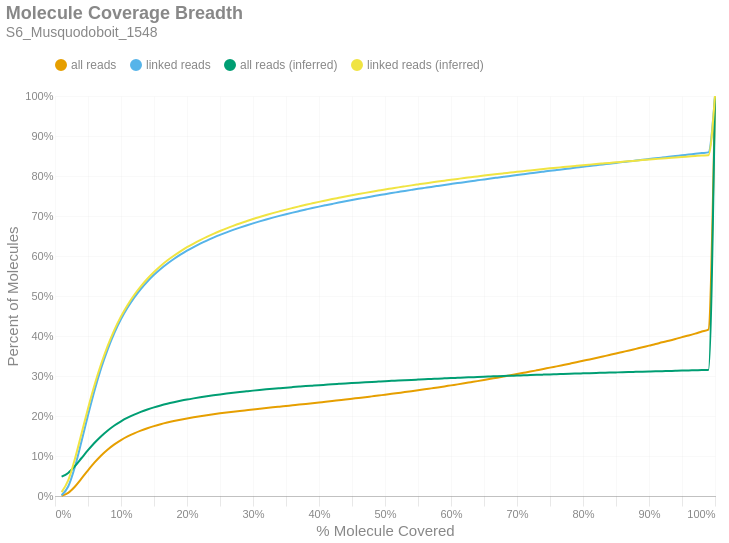

The notebook cell this image was saved under:
### Markdown cell above
### Molecule Read Coverage
This chart shows molecule coverage breadth as computed by the number of bases aligned to that molecule. In other words, "*how much of each unique long molecule is actually sequenced/aligned?*" Keep in mind there is a distinction between sequences and alignments, since some sequences belonging to a particular molecule may not align well and wouldn't appear in the alignment data. This chart also shows molecule coverage breadth as computed by the *inferred fragment* from which the aligned sequences originate. Unlike read coverage, this calculation takes into account the total insert size, including unsequenced gaps between the forward and reverse reads. Like the previous figures, these are cumulative percents.

### Code cell
if SKIPLR:
    print_html(f"Skipped")
else:
    binned_df = consolidated_hist(valids['coverage_bp'], mask, 0.01, True)
    binned_df_inf = consolidated_hist(valids['coverage_inserts'], mask, 0.01, True)
    binned_df = binned_df.with_columns(pl.lit(binned_df_inf['all reads (cumsum)']).alias('all reads (inferred)'))
    binned_df = binned_df.with_columns(pl.lit(binned_df_inf['linked reads (cumsum)']).alias('linked reads (inferred)'))
    binned_df = binned_df.with_columns(
        (pl.col('bin').cast(pl.Float64) + 0.01).alias('right_edge')
    )

    with SafeRender(binned_df):
        (
            density_plot(binned_df, 'Molecule Coverage Breadth', samplename, 'molcov', ['all reads (inferred)','linked reads (inferred)'])
            .encode(
                #x=alt.X('bin:Q', title="% Molecule Covered").axis(format = '%').scale(padding=0),
                x=alt.X('right_edge:Q', title="% Molecule Covered").axis(format='%').scale(padding=0),
                y=alt.Y('value:Q', title='Percent of Molecules')
                    .axis(format='%')
                    .stack(False)
                    .scale(domainMin=0, padding=0),
                color=alt.Color("key:N").scale(domain = ["all reads", "linked reads", "all reads (inferred)", "linked reads (inferred)"]),
                tooltip = [
                    alt.Tooltip("key:N", title = "Data Type"),
                    alt.Tooltip("range_label:N", title="% Molecule Covered"),
                    alt.Tooltip("value:Q", format = ".2%", title="% Molecules")
                ]
            )
        ).display()

### Figure 1 — Vega-Lite specification as saved in the notebook (floating-point values rounded to 4 significant figures)
{"width": "container", "height": 400, "config": {"title": {"anchor": "start", "dy": -15, "fontSize": 18, "color": "#888888", "subtitleColor": "#888888", "subtitleFontSize": 14}, "arc": {"fill": "#0072B2"}, "axis": {"domainColor": "#888888", "domainWidth": 0.5, "gridWidth": 0.2, "grid": false, "titleFontWeight": 400, "titleFontSize": 15, "labelFontSize": 11, "labelColor": "#888888", "tickColor": "#888888", "tickWidth": 0.2, "titleColor": "#888888"}, "axisBand": {"grid": false}, "axisX": {"grid": true, "tickSize": 10, "domainCap": "round"}, "axisY": {"domain": false, "grid": true, "tickSize": 0, "domainCap": "round"}, "background": "transparent", "header": {"labelFontSize": 15, "labelColor": "#888888", "titleFontSize": 15, "titleFontWeight": 600, "titleColor": "#888888"}, "legend": {"labelFont": "sans-serif", "labelFontSize": 12, "labelColor": "#888888", "symbolSize": 100, "symbolType": "circle", "titleFontSize": 12, "titlePadding": 10, "titleColor": "#888888", "title": null, "orient": "top"}, "range": {"category": ["#E69F00", "#56B4E9", "#009E73", "#F0E442", "#0072B2", "#D55E00", "#CC79A7", "#000000"], "diverging": ["#cfe8f3", "#a2d4ec", "#73bfe2", "#46abdb", "#1696d2", "#12719e"]}, "area": {"fill": "#0072B2", "fillOpacity": 0.7, "line": true, "strokeOpacity": 0.7}, "line": {"color": "#0072B2", "stroke": "#0072B2", "strokeWidth": 2}, "trail": {"color": "#0072B2", "stroke": "#0072B2", "strokeWidth": 0, "size": 1}, "point": {"filled": true, "fillOpacity": 1.0, "size": 95}, "text": {"color": "#888888", "fontSize": 11, "align": "right", "fontWeight": 400, "size": 11}, "bar": {"fill": "#0072B2", "stroke": null}, "view": {"stroke": null, "continuousWidth": 660, "continuousHeight": 400}}, "data": {"name": "data-b15844b968134de66192d024b0b711a8"}, "mark": {"type": "line", "interpolate": "monotone", "point": {"opacity": 0, "size": 275}}, "encoding": {"color": {"field": "key", "scale": {"domain": ["all reads", "linked reads", "all reads (inferred)", "linked reads (inferred)"]}, "type": "nominal"}, "tooltip": [{"field": "key", "title": "Data Type", "type": "nominal"}, {"field": "range_label", "title": "% Molecule Covered", "type": "nominal"}, {"field": "value", "format": ".2%", "title": "% Molecules", "type": "quantitative"}], "x": {"axis": {"format": "%"}, "field": "right_edge", "scale": {"padding": 0}, "title": "% Molecule Covered", "type": "quantitative"}, "y": {"axis": {"format": "%"}, "field": "value", "scale": {"domainMin": 0, "padding": 0}, "stack": false, "title": "Percent of Molecules", "type": "quantitative"}}, "params": [{"name": "param_c36ac31b6afebe62", "select": {"type": "point", "fields": ["key"]}, "bind": "legend"}], "title": {"text": "Molecule Coverage Breadth", "subtitle": "S6_Musquodoboit_1548"}, "transform": [{"fold": ["all reads (cumsum)", "linked reads (cumsum)", "all reads (inferred)", "linked reads (inferred)"]}, {"calculate": "replace(datum.key, ' (cumsum)', '')", "as": "key"}, {"filter": {"param": "param_c36ac31b6afebe62"}}], "usermeta": {"embedOptions": {"downloadFileName": "S6_Musquodoboit_1548.molcov"}}, "$schema": "https://vega.github.io/schema/vega-lite/v6.1.0.json", "datasets": {"data-b15844b968134de66192d024b0b711a8": [{"bin": "0.0", "interval": "0.0-0.01", "all reads": 0.0007915, "linked reads": 0.002058, "all reads (cumsum)": 0.0007915, "linked reads (cumsum)": 0.002058, "range_label": "0.0-0.01", "all reads (inferred)": 0.0483, "linked reads (inferred)": 0.009877, "right_edge": 0.01}, {"bin": "0.01", "interval": "0.01-0.02", "all reads": 0.007069, "linked reads": 0.02175, "all reads (cumsum)": 0.00786, "linked reads (cumsum)": 0.0238, "range_label": "0.01-0.02", "all reads (inferred)": 0.05769, "linked reads (inferred)": 0.03895, "right_edge": 0.02}, {"bin": "0.02", "interval": "0.02-0.03", "all reads": 0.01534, "linked reads": 0.04826, "all reads (cumsum)": 0.0232, "linked reads (cumsum)": 0.07206, "range_label": "0.02-0.03", "all reads (inferred)": 0.07441, "linked reads (inferred)": 0.09169, "right_edge": 0.03}, {"bin": "0.03", "interval": "0.03-0.04", "all reads": 0.02004, "linked reads": 0.0634, "all reads (cumsum)": 0.04324, "linked reads (cumsum)": 0.1355, "range_label": "0.03-0.04", "all reads (inferred)": 0.09437, "linked reads (inferred)": 0.155, "right_edge": 0.04}, {"bin": "0.04", "interval": "0.04-0.05", "all reads": 0.02091, "linked reads": 0.06639, "all reads (cumsum)": 0.06415, "linked reads (cumsum)": 0.2019, "range_label": "0.04-0.05", "all reads (inferred)": 0.1145, "linked reads (inferred)": 0.219, "right_edge": 0.05}, {"bin": "0.05", "interval": "0.05-0.06", "all reads": 0.01971, "linked reads": 0.0626, "all reads (cumsum)": 0.08386, "linked reads (cumsum)": 0.2644, "range_label": "0.05-0.06", "all reads (inferred)": 0.1331, "linked reads (inferred)": 0.2782, "right_edge": 0.06}, {"bin": "0.06", "interval": "0.06-0.07", "all reads": 0.01745, "linked reads": 0.05545, "all reads (cumsum)": 0.1013, "linked reads (cumsum)": 0.3199, "range_label": "0.06-0.07", "all reads (inferred)": 0.1495, "linked reads (inferred)": 0.3306, "right_edge": 0.07}, {"bin": "0.07", "interval": "0.07-0.08", "all reads": 0.01491, "linked reads": 0.04739, "all reads (cumsum)": 0.1162, "linked reads (cumsum)": 0.3673, "range_label": "0.07-0.08", "all reads (inferred)": 0.1639, "linked reads (inferred)": 0.3762, "right_edge": 0.08}, {"bin": "0.08", "interval": "0.08-0.09", "all reads": 0.01273, "linked reads": 0.04046, "all reads (cumsum)": 0.129, "linked reads (cumsum)": 0.4077, "range_label": "0.08-0.09", "all reads (inferred)": 0.1762, "linked reads (inferred)": 0.4155, "right_edge": 0.09}, {"bin": "0.09", "interval": "0.09-0.1", "all reads": 0.01084, "linked reads": 0.03441, "all reads (cumsum)": 0.1398, "linked reads (cumsum)": 0.4421, "range_label": "0.09-0.1", "all reads (inferred)": 0.1868, "linked reads (inferred)": 0.449, "right_edge": 0.1}, {"bin": "0.1", "interval": "0.1-0.11", "all reads": 0.00913, "linked reads": 0.02897, "all reads (cumsum)": 0.1489, "linked reads (cumsum)": 0.4711, "range_label": "0.1-0.11", "all reads (inferred)": 0.1957, "linked reads (inferred)": 0.4776, "right_edge": 0.11}, {"bin": "0.11", "interval": "0.11-0.12", "all reads": 0.007847, "linked reads": 0.0249, "all reads (cumsum)": 0.1568, "linked reads (cumsum)": 0.496, "range_label": "0.11-0.12", "all reads (inferred)": 0.2035, "linked reads (inferred)": 0.5025, "right_edge": 0.12}, {"bin": "0.12", "interval": "0.12-0.13", "all reads": 0.006787, "linked reads": 0.02148, "all reads (cumsum)": 0.1636, "linked reads (cumsum)": 0.5175, "range_label": "0.12-0.13", "all reads (inferred)": 0.2103, "linked reads (inferred)": 0.524, "right_edge": 0.13}, {"bin": "0.13", "interval": "0.13-0.14", "all reads": 0.005926, "linked reads": 0.01876, "all reads (cumsum)": 0.1695, "linked reads (cumsum)": 0.5363, "range_label": "0.13-0.14", "all reads (inferred)": 0.2163, "linked reads (inferred)": 0.5431, "right_edge": 0.14}, {"bin": "0.14", "interval": "0.14-0.15", "all reads": 0.005271, "linked reads": 0.01666, "all reads (cumsum)": 0.1748, "linked reads (cumsum)": 0.5529, "range_label": "0.14-0.15", "all reads (inferred)": 0.2217, "linked reads (inferred)": 0.5601, "right_edge": 0.15}, {"bin": "0.15", "interval": "0.15-0.16", "all reads": 0.004646, "linked reads": 0.01466, "all reads (cumsum)": 0.1794, "linked reads (cumsum)": 0.5676, "range_label": "0.15-0.16", "all reads (inferred)": 0.2264, "linked reads (inferred)": 0.5751, "right_edge": 0.16}, {"bin": "0.16", "interval": "0.16-0.17", "all reads": 0.004131, "linked reads": 0.01302, "all reads (cumsum)": 0.1835, "linked reads (cumsum)": 0.5806, "range_label": "0.16-0.17", "all reads (inferred)": 0.2306, "linked reads (inferred)": 0.5885, "right_edge": 0.17}, {"bin": "0.17", "interval": "0.17-0.18", "all reads": 0.003765, "linked reads": 0.01186, "all reads (cumsum)": 0.1873, "linked reads (cumsum)": 0.5925, "range_label": "0.17-0.18", "all reads (inferred)": 0.2344, "linked reads (inferred)": 0.6005, "right_edge": 0.18}, {"bin": "0.18", "interval": "0.18-0.19", "all reads": 0.003449, "linked reads": 0.01085, "all reads (cumsum)": 0.1907, "linked reads (cumsum)": 0.6033, "range_label": "0.18-0.19", "all reads (inferred)": 0.2379, "linked reads (inferred)": 0.6117, "right_edge": 0.19}, {"bin": "0.19", "interval": "0.19-0.2", "all reads": 0.003198, "linked reads": 0.01001, "all reads (cumsum)": 0.1939, "linked reads (cumsum)": 0.6133, "range_label": "0.19-0.2", "all reads (inferred)": 0.2412, "linked reads (inferred)": 0.622, "right_edge": 0.2}, {"bin": "0.2", "interval": "0.2-0.21", "all reads": 0.002893, "linked reads": 0.009056, "all reads (cumsum)": 0.1968, "linked reads (cumsum)": 0.6224, "range_label": "0.2-0.21", "all reads (inferred)": 0.2441, "linked reads (inferred)": 0.6312, "right_edge": 0.21}, {"bin": "0.21", "interval": "0.21-0.22", "all reads": 0.002711, "linked reads": 0.008451, "all reads (cumsum)": 0.1995, "linked reads (cumsum)": 0.6308, "range_label": "0.21-0.22", "all reads (inferred)": 0.2468, "linked reads (inferred)": 0.6398, "right_edge": 0.22}, {"bin": "0.22", "interval": "0.22-0.23", "all reads": 0.002513, "linked reads": 0.007825, "all reads (cumsum)": 0.2021, "linked reads (cumsum)": 0.6387, "range_label": "0.22-0.23", "all reads (inferred)": 0.2493, "linked reads (inferred)": 0.6478, "right_edge": 0.23}, {"bin": "0.23", "interval": "0.23-0.24", "all reads": 0.002354, "linked reads": 0.007283, "all reads (cumsum)": 0.2044, "linked reads (cumsum)": 0.6459, "range_label": "0.23-0.24", "all reads (inferred)": 0.2517, "linked reads (inferred)": 0.6553, "right_edge": 0.24}, {"bin": "0.24", "interval": "0.24-0.25", "all reads": 0.002221, "linked reads": 0.006847, "all reads (cumsum)": 0.2066, "linked reads (cumsum)": 0.6528, "range_label": "0.24-0.25", "all reads (inferred)": 0.2539, "linked reads (inferred)": 0.6624, "right_edge": 0.25}, {"bin": "0.25", "interval": "0.25-0.26", "all reads": 0.002104, "linked reads": 0.006418, "all reads (cumsum)": 0.2087, "linked reads (cumsum)": 0.6592, "range_label": "0.25-0.26", "all reads (inferred)": 0.2561, "linked reads (inferred)": 0.6691, "right_edge": 0.26}, {"bin": "0.26", "interval": "0.26-0.27", "all reads": 0.001984, "linked reads": 0.006015, "all reads (cumsum)": 0.2107, "linked reads (cumsum)": 0.6652, "range_label": "0.26-0.27", "all reads (inferred)": 0.258, "linked reads (inferred)": 0.6754, "right_edge": 0.27}, {"bin": "0.27", "interval": "0.27-0.28", "all reads": 0.001893, "linked reads": 0.005666, "all reads (cumsum)": 0.2126, "linked reads (cumsum)": 0.6709, "range_label": "0.27-0.28", "all reads (inferred)": 0.2599, "linked reads (inferred)": 0.6813, "right_edge": 0.28}, {"bin": "0.28", "interval": "0.28-0.29", "all reads": 0.00185, "linked reads": 0.005443, "all reads (cumsum)": 0.2145, "linked reads (cumsum)": 0.6763, "range_label": "0.28-0.29", "all reads (inferred)": 0.2617, "linked reads (inferred)": 0.6869, "right_edge": 0.29}, {"bin": "0.29", "interval": "0.29-0.3", "all reads": 0.001843, "linked reads": 0.005249, "all reads (cumsum)": 0.2163, "linked reads (cumsum)": 0.6816, "range_label": "0.29-0.3", "all reads (inferred)": 0.2634, "linked reads (inferred)": 0.6924, "right_edge": 0.3}, {"bin": "0.3", "interval": "0.3-0.31", "all reads": 0.001783, "linked reads": 0.004958, "all reads (cumsum)": 0.2181, "linked reads (cumsum)": 0.6865, "range_label": "0.3-0.31", "all reads (inferred)": 0.2651, "linked reads (inferred)": 0.6975, "right_edge": 0.31}, {"bin": "0.31", "interval": "0.31-0.32", "all reads": 0.001774, "linked reads": 0.004754, "all reads (cumsum)": 0.2199, "linked reads (cumsum)": 0.6913, "range_label": "0.31-0.32", "all reads (inferred)": 0.2666, "linked reads (inferred)": 0.7024, "right_edge": 0.32}, {"bin": "0.32", "interval": "0.32-0.33", "all reads": 0.001755, "linked reads": 0.004571, "all reads (cumsum)": 0.2216, "linked reads (cumsum)": 0.6959, "range_label": "0.32-0.33", "all reads (inferred)": 0.2681, "linked reads (inferred)": 0.7071, "right_edge": 0.33}, {"bin": "0.33", "interval": "0.33-0.34", "all reads": 0.001729, "linked reads": 0.004373, "all reads (cumsum)": 0.2233, "linked reads (cumsum)": 0.7002, "range_label": "0.33-0.34", "all reads (inferred)": 0.2695, "linked reads (inferred)": 0.7116, "right_edge": 0.34}, {"bin": "0.34", "interval": "0.34-0.35", "all reads": 0.001722, "linked reads": 0.004179, "all reads (cumsum)": 0.2251, "linked reads (cumsum)": 0.7044, "range_label": "0.34-0.35", "all reads (inferred)": 0.2709, "linked reads (inferred)": 0.7159, "right_edge": 0.35}, {"bin": "0.35", "interval": "0.35-0.36", "all reads": 0.001727, "linked reads": 0.004035, "all reads (cumsum)": 0.2268, "linked reads (cumsum)": 0.7084, "range_label": "0.35-0.36", "all reads (inferred)": 0.2722, "linked reads (inferred)": 0.72, "right_edge": 0.36}, {"bin": "0.36", "interval": "0.36-0.37", "all reads": 0.001717, "linked reads": 0.003867, "all reads (cumsum)": 0.2285, "linked reads (cumsum)": 0.7123, "range_label": "0.36-0.37", "all reads (inferred)": 0.2735, "linked reads (inferred)": 0.724, "right_edge": 0.37}, {"bin": "0.37", "interval": "0.37-0.38", "all reads": 0.001754, "linked reads": 0.003793, "all reads (cumsum)": 0.2303, "linked reads (cumsum)": 0.7161, "range_label": "0.37-0.38", "all reads (inferred)": 0.2747, "linked reads (inferred)": 0.7279, "right_edge": 0.38}, {"bin": "0.38", "interval": "0.38-0.39", "all reads": 0.001801, "linked reads": 0.003768, "all reads (cumsum)": 0.2321, "linked reads (cumsum)": 0.7199, "range_label": "0.38-0.39", "all reads (inferred)": 0.2759, "linked reads (inferred)": 0.7316, "right_edge": 0.39}, {"bin": "0.39", "interval": "0.39-0.4", "all reads": 0.001804, "linked reads": 0.00361, "all reads (cumsum)": 0.2339, "linked reads (cumsum)": 0.7235, "range_label": "0.39-0.4", "all reads (inferred)": 0.2771, "linked reads (inferred)": 0.7353, "right_edge": 0.4}, {"bin": "0.4", "interval": "0.4-0.41", "all reads": 0.001785, "linked reads": 0.003428, "all reads (cumsum)": 0.2357, "linked reads (cumsum)": 0.7269, "range_label": "0.4-0.41", "all reads (inferred)": 0.2782, "linked reads (inferred)": 0.7388, "right_edge": 0.41}, {"bin": "0.41", "interval": "0.41-0.42", "all reads": 0.001823, "linked reads": 0.003346, "all reads (cumsum)": 0.2375, "linked reads (cumsum)": 0.7303, "range_label": "0.41-0.42", "all reads (inferred)": 0.2793, "linked reads (inferred)": 0.7423, "right_edge": 0.42}, {"bin": "0.42", "interval": "0.42-0.43", "all reads": 0.001871, "linked reads": 0.003299, "all reads (cumsum)": 0.2394, "linked reads (cumsum)": 0.7336, "range_label": "0.42-0.43", "all reads (inferred)": 0.2803, "linked reads (inferred)": 0.7455, "right_edge": 0.43}, {"bin": "0.43", "interval": "0.43-0.44", "all reads": 0.00186, "linked reads": 0.003125, "all reads (cumsum)": 0.2412, "linked reads (cumsum)": 0.7367, "range_label": "0.43-0.44", "all reads (inferred)": 0.2814, "linked reads (inferred)": 0.7488, "right_edge": 0.44}, {"bin": "0.44", "interval": "0.44-0.45", "all reads": 0.001933, "linked reads": 0.003158, "all reads (cumsum)": 0.2431, "linked reads (cumsum)": 0.7398, "range_label": "0.44-0.45", "all reads (inferred)": 0.2824, "linked reads (inferred)": 0.7519, "right_edge": 0.45}, {"bin": "0.45", "interval": "0.45-0.46", "all reads": 0.001943, "linked reads": 0.003044, "all reads (cumsum)": 0.2451, "linked reads (cumsum)": 0.7429, "range_label": "0.45-0.46", "all reads (inferred)": 0.2833, "linked reads (inferred)": 0.7549, "right_edge": 0.46}, {"bin": "0.46", "interval": "0.46-0.47", "all reads": 0.001932, "linked reads": 0.002961, "all reads (cumsum)": 0.247, "linked reads (cumsum)": 0.7458, "range_label": "0.46-0.47", "all reads (inferred)": 0.2843, "linked reads (inferred)": 0.7578, "right_edge": 0.47}, {"bin": "0.47", "interval": "0.47-0.48", "all reads": 0.002034, "linked reads": 0.002979, "all reads (cumsum)": 0.2491, "linked reads (cumsum)": 0.7488, "range_label": "0.47-0.48", "all reads (inferred)": 0.2852, "linked reads (inferred)": 0.7607, "right_edge": 0.48}, {"bin": "0.48", "interval": "0.48-0.49", "all reads": 0.002021, "linked reads": 0.002859, "all reads (cumsum)": 0.2511, "linked reads (cumsum)": 0.7517, "range_label": "0.48-0.49", "all reads (inferred)": 0.2861, "linked reads (inferred)": 0.7635, "right_edge": 0.49}, {"bin": "0.49", "interval": "0.49-0.5", "all reads": 0.002243, "linked reads": 0.002935, "all reads (cumsum)": 0.2533, "linked reads (cumsum)": 0.7546, "range_label": "0.49-0.5", "all reads (inferred)": 0.287, "linked reads (inferred)": 0.7663, "right_edge": 0.5}, {"bin": "0.5", "interval": "0.5-0.51", "all reads": 0.002025, "linked reads": 0.002726, "all reads (cumsum)": 0.2553, "linked reads (cumsum)": 0.7573, "range_label": "0.5-0.51", "all reads (inferred)": 0.2878, "linked reads (inferred)": 0.7689, "right_edge": 0.51}, {"bin": "0.51", "interval": "0.51-0.52", "all reads": 0.002198, "linked reads": 0.002673, "all reads (cumsum)": 0.2575, "linked reads (cumsum)": 0.76, "range_label": "0.51-0.52", "all reads (inferred)": 0.2887, "linked reads (inferred)": 0.7715, "right_edge": 0.52}, {"bin": "0.52", "interval": "0.52-0.53", "all reads": 0.002189, "linked reads": 0.002679, "all reads (cumsum)": 0.2597, "linked reads (cumsum)": 0.7627, "range_label": "0.52-0.53", "all reads (inferred)": 0.2895, "linked reads (inferred)": 0.7741, "right_edge": 0.53}, {"bin": "0.53", "interval": "0.53-0.54", "all reads": 0.002262, "linked reads": 0.002603, "all reads (cumsum)": 0.262, "linked reads (cumsum)": 0.7653, "range_label": "0.53-0.54", "all reads (inferred)": 0.2903, "linked reads (inferred)": 0.7766, "right_edge": 0.54}, {"bin": "0.54", "interval": "0.54-0.55", "all reads": 0.002307, "linked reads": 0.002566, "all reads (cumsum)": 0.2643, "linked reads (cumsum)": 0.7679, "range_label": "0.54-0.55", "all reads (inferred)": 0.2911, "linked reads (inferred)": 0.779, "right_edge": 0.55}, {"bin": "0.55", "interval": "0.55-0.56", "all reads": 0.002349, "linked reads": 0.002456, "all reads (cumsum)": 0.2666, "linked reads (cumsum)": 0.7703, "range_label": "0.55-0.56", "all reads (inferred)": 0.2919, "linked reads (inferred)": 0.7815, "right_edge": 0.56}, {"bin": "0.56", "interval": "0.56-0.57", "all reads": 0.002425, "linked reads": 0.002457, "all reads (cumsum)": 0.2691, "linked reads (cumsum)": 0.7728, "range_label": "0.56-0.57", "all reads (inferred)": 0.2926, "linked reads (inferred)": 0.7837, "right_edge": 0.57}, {"bin": "0.57", "interval": "0.57-0.58", "all reads": 0.002412, "linked reads": 0.002425, "all reads (cumsum)": 0.2715, "linked reads (cumsum)": 0.7752, "range_label": "0.57-0.58", "all reads (inferred)": 0.2934, "linked reads (inferred)": 0.7861, "right_edge": 0.58}, {"bin": "0.58", "interval": "0.58-0.59", "all reads": 0.002488, "linked reads": 0.002416, "all reads (cumsum)": 0.274, "linked reads (cumsum)": 0.7776, "range_label": "0.58-0.59", "all reads (inferred)": 0.2941, "linked reads (inferred)": 0.7883, "right_edge": 0.59}, {"bin": "0.59", "interval": "0.59-0.6", "all reads": 0.002587, "linked reads": 0.002345, "all reads (cumsum)": 0.2766, "linked reads (cumsum)": 0.78, "range_label": "0.59-0.6", "all reads (inferred)": 0.2948, "linked reads (inferred)": 0.7906, "right_edge": 0.6}, {"bin": "0.6", "interval": "0.6-0.61", "all reads": 0.00252, "linked reads": 0.002328, "all reads (cumsum)": 0.2791, "linked reads (cumsum)": 0.7823, "range_label": "0.6-0.61", "all reads (inferred)": 0.2955, "linked reads (inferred)": 0.7928, "right_edge": 0.61}, {"bin": "0.61", "interval": "0.61-0.62", "all reads": 0.002648, "linked reads": 0.00227, "all reads (cumsum)": 0.2817, "linked reads (cumsum)": 0.7846, "range_label": "0.61-0.62", "all reads (inferred)": 0.2962, "linked reads (inferred)": 0.7949, "right_edge": 0.62}, {"bin": "0.62", "interval": "0.62-0.63", "all reads": 0.002743, "linked reads": 0.002332, "all reads (cumsum)": 0.2845, "linked reads (cumsum)": 0.7869, "range_label": "0.62-0.63", "all reads (inferred)": 0.2969, "linked reads (inferred)": 0.7969, "right_edge": 0.63}, {"bin": "0.63", "interval": "0.63-0.64", "all reads": 0.002737, "linked reads": 0.002246, "all reads (cumsum)": 0.2872, "linked reads (cumsum)": 0.7891, "range_label": "0.63-0.64", "all reads (inferred)": 0.2975, "linked reads (inferred)": 0.799, "right_edge": 0.64}, {"bin": "0.64", "interval": "0.64-0.65", "all reads": 0.002816, "linked reads": 0.002259, "all reads (cumsum)": 0.29, "linked reads (cumsum)": 0.7914, "range_label": "0.64-0.65", "all reads (inferred)": 0.2982, "linked reads (inferred)": 0.801, "right_edge": 0.65}, {"bin": "0.65", "interval": "0.65-0.66", "all reads": 0.002905, "linked reads": 0.002248, "all reads (cumsum)": 0.2929, "linked reads (cumsum)": 0.7936, "range_label": "0.65-0.66", "all reads (inferred)": 0.2988, "linked reads (inferred)": 0.803, "right_edge": 0.66}, {"bin": "0.66", "interval": "0.66-0.67", "all reads": 0.00288, "linked reads": 0.00222, "all reads (cumsum)": 0.2958, "linked reads (cumsum)": 0.7959, "range_label": "0.66-0.67", "all reads (inferred)": 0.2995, "linked reads (inferred)": 0.805, "right_edge": 0.67}, {"bin": "0.67", "interval": "0.67-0.68", "all reads": 0.002945, "linked reads": 0.002213, "all reads (cumsum)": 0.2988, "linked reads (cumsum)": 0.7981, "range_label": "0.67-0.68", "all reads (inferred)": 0.3, "linked reads (inferred)": 0.8068, "right_edge": 0.68}, {"bin": "0.68", "interval": "0.68-0.69", "all reads": 0.002978, "linked reads": 0.002206, "all reads (cumsum)": 0.3017, "linked reads (cumsum)": 0.8003, "range_label": "0.68-0.69", "all reads (inferred)": 0.3006, "linked reads (inferred)": 0.8086, "right_edge": 0.69}, {"bin": "0.69", "interval": "0.69-0.7", "all reads": 0.003097, "linked reads": 0.002188, "all reads (cumsum)": 0.3048, "linked reads (cumsum)": 0.8025, "range_label": "0.69-0.7", "all reads (inferred)": 0.3012, "linked reads (inferred)": 0.8104, "right_edge": 0.7}, {"bin": "0.7", "interval": "0.7-0.71", "all reads": 0.00308, "linked reads": 0.002116, "all reads (cumsum)": 0.3079, "linked reads (cumsum)": 0.8046, "range_label": "0.7-0.71", "all reads (inferred)": 0.3018, "linked reads (inferred)": 0.8122, "right_edge": 0.71}, {"bin": "0.71", "interval": "0.71-0.72", "all reads": 0.003083, "linked reads": 0.002083, "all reads (cumsum)": 0.311, "linked reads (cumsum)": 0.8067, "range_label": "0.71-0.72", "all reads (inferred)": 0.3024, "linked reads (inferred)": 0.814, "right_edge": 0.72}, {"bin": "0.72", "interval": "0.72-0.73", "all reads": 0.003213, "linked reads": 0.002056, "all reads (cumsum)": 0.3142, "linked reads (cumsum)": 0.8087, "range_label": "0.72-0.73", "all reads (inferred)": 0.3029, "linked reads (inferred)": 0.8157, "right_edge": 0.73}, {"bin": "0.73", "interval": "0.73-0.74", "all reads": 0.003246, "linked reads": 0.002118, "all reads (cumsum)": 0.3175, "linked reads (cumsum)": 0.8108, "range_label": "0.73-0.74", "all reads (inferred)": 0.3035, "linked reads (inferred)": 0.8174, "right_edge": 0.74}, {"bin": "0.74", "interval": "0.74-0.75", "all reads": 0.003454, "linked reads": 0.002139, "all reads (cumsum)": 0.3209, "linked reads (cumsum)": 0.813, "range_label": "0.74-0.75", "all reads (inferred)": 0.3041, "linked reads (inferred)": 0.8191, "right_edge": 0.75}, {"bin": "0.75", "interval": "0.75-0.76", "all reads": 0.003201, "linked reads": 0.002004, "all reads (cumsum)": 0.3241, "linked reads (cumsum)": 0.815, "range_label": "0.75-0.76", "all reads (inferred)": 0.3046, "linked reads (inferred)": 0.8207, "right_edge": 0.76}, {"bin": "0.76", "interval": "0.76-0.77", "all reads": 0.003354, "linked reads": 0.001961, "all reads (cumsum)": 0.3275, "linked reads (cumsum)": 0.817, "range_label": "0.76-0.77", "all reads (inferred)": 0.3051, "linked reads (inferred)": 0.8224, "right_edge": 0.77}, {"bin": "0.77", "interval": "0.77-0.78", "all reads": 0.003412, "linked reads": 0.002045, "all reads (cumsum)": 0.3309, "linked reads (cumsum)": 0.819, "range_label": "0.77-0.78", "all reads (inferred)": 0.3056, "linked reads (inferred)": 0.824, "right_edge": 0.78}, {"bin": "0.78", "interval": "0.78-0.79", "all reads": 0.003467, "linked reads": 0.002009, "all reads (cumsum)": 0.3343, "linked reads (cumsum)": 0.821, "range_label": "0.78-0.79", "all reads (inferred)": 0.3061, "linked reads (inferred)": 0.8255, "right_edge": 0.79}, {"bin": "0.79", "interval": "0.79-0.8", "all reads": 0.003702, "linked reads": 0.002059, "all reads (cumsum)": 0.338, "linked reads (cumsum)": 0.8231, "range_label": "0.79-0.8", "all reads (inferred)": 0.3066, "linked reads (inferred)": 0.827, "right_edge": 0.8}, {"bin": "0.8", "interval": "0.8-0.81", "all reads": 0.003386, "linked reads": 0.001877, "all reads (cumsum)": 0.3414, "linked reads (cumsum)": 0.8249, "range_label": "0.8-0.81", "all reads (inferred)": 0.3071, "linked reads (inferred)": 0.8284, "right_edge": 0.81}, {"bin": "0.81", "interval": "0.81-0.82", "all reads": 0.003614, "linked reads": 0.001983, "all reads (cumsum)": 0.345, "linked reads (cumsum)": 0.8269, "range_label": "0.81-0.82", "all reads (inferred)": 0.3076, "linked reads (inferred)": 0.8299, "right_edge": 0.82}, {"bin": "0.82", "interval": "0.82-0.83", "all reads": 0.00373, "linked reads": 0.001942, "all reads (cumsum)": 0.3488, "linked reads (cumsum)": 0.8289, "range_label": "0.82-0.83", "all reads (inferred)": 0.308, "linked reads (inferred)": 0.8313, "right_edge": 0.83}, {"bin": "0.83", "interval": "0.83-0.84", "all reads": 0.003724, "linked reads": 0.001985, "all reads (cumsum)": 0.3525, "linked reads (cumsum)": 0.8309, "range_label": "0.83-0.84", "all reads (inferred)": 0.3085, "linked reads (inferred)": 0.8328, "right_edge": 0.84}, {"bin": "0.84", "interval": "0.84-0.85", "all reads": 0.003739, "linked reads": 0.001939, "all reads (cumsum)": 0.3562, "linked reads (cumsum)": 0.8328, "range_label": "0.84-0.85", "all reads (inferred)": 0.309, "linked reads (inferred)": 0.8342, "right_edge": 0.85}, {"bin": "0.85", "interval": "0.85-0.86", "all reads": 0.003858, "linked reads": 0.001957, "all reads (cumsum)": 0.3601, "linked reads (cumsum)": 0.8347, "range_label": "0.85-0.86", "all reads (inferred)": 0.3094, "linked reads (inferred)": 0.8356, "right_edge": 0.86}, {"bin": "0.86", "interval": "0.86-0.87", "all reads": 0.003843, "linked reads": 0.001884, "all reads (cumsum)": 0.3639, "linked reads (cumsum)": 0.8366, "range_label": "0.86-0.87", "all reads (inferred)": 0.3099, "linked reads (inferred)": 0.837, "right_edge": 0.87}, {"bin": "0.87", "interval": "0.87-0.88", "all reads": 0.00394, "linked reads": 0.001932, "all reads (cumsum)": 0.3679, "linked reads (cumsum)": 0.8386, "range_label": "0.87-0.88", "all reads (inferred)": 0.3103, "linked reads (inferred)": 0.8384, "right_edge": 0.88}, {"bin": "0.88", "interval": "0.88-0.89", "all reads": 0.003926, "linked reads": 0.001917, "all reads (cumsum)": 0.3718, "linked reads (cumsum)": 0.8405, "range_label": "0.88-0.89", "all reads (inferred)": 0.3108, "linked reads (inferred)": 0.8397, "right_edge": 0.89}, {"bin": "0.89", "interval": "0.89-0.9", "all reads": 0.004117, "linked reads": 0.001996, "all reads (cumsum)": 0.3759, "linked reads (cumsum)": 0.8425, "range_label": "0.89-0.9", "all reads (inferred)": 0.3112, "linked reads (inferred)": 0.841, "right_edge": 0.9}, {"bin": "0.9", "interval": "0.9-0.91", "all reads": 0.003933, "linked reads": 0.001809, "all reads (cumsum)": 0.3799, "linked reads (cumsum)": 0.8443, "range_label": "0.9-0.91", "all reads (inferred)": 0.3117, "linked reads (inferred)": 0.8424, "right_edge": 0.91}, {"bin": "0.91", "interval": "0.91-0.92", "all reads": 0.004426, "linked reads": 0.001869, "all reads (cumsum)": 0.3843, "linked reads (cumsum)": 0.8462, "range_label": "0.91-0.92", "all reads (inferred)": 0.3121, "linked reads (inferred)": 0.8437, "right_edge": 0.92}, {"bin": "0.92", "interval": "0.92-0.93", "all reads": 0.003938, "linked reads": 0.001893, "all reads (cumsum)": 0.3882, "linked reads (cumsum)": 0.848, "range_label": "0.92-0.93", "all reads (inferred)": 0.3126, "linked reads (inferred)": 0.845, "right_edge": 0.93}, {"bin": "0.93", "interval": "0.93-0.94", "all reads": 0.004314, "linked reads": 0.00186, "all reads (cumsum)": 0.3925, "linked reads (cumsum)": 0.8499, "range_label": "0.93-0.94", "all reads (inferred)": 0.313, "linked reads (inferred)": 0.8463, "right_edge": 0.94}, {"bin": "0.94", "interval": "0.94-0.95", "all reads": 0.004654, "linked reads": 0.001808, "all reads (cumsum)": 0.3972, "linked reads (cumsum)": 0.8517, "range_label": "0.94-0.95", "all reads (inferred)": 0.3135, "linked reads (inferred)": 0.8476, "right_edge": 0.95}, {"bin": "0.95", "interval": "0.95-0.96", "all reads": 0.004078, "linked reads": 0.001869, "all reads (cumsum)": 0.4013, "linked reads (cumsum)": 0.8536, "range_label": "0.95-0.96", "all reads (inferred)": 0.3139, "linked reads (inferred)": 0.8488, "right_edge": 0.96}, {"bin": "0.96", "interval": "0.96-0.97", "all reads": 0.004654, "linked reads": 0.001797, "all reads (cumsum)": 0.4059, "linked reads (cumsum)": 0.8554, "range_label": "0.96-0.97", "all reads (inferred)": 0.3144, "linked reads (inferred)": 0.8501, "right_edge": 0.97}, {"bin": "0.97", "interval": "0.97-0.98", "all reads": 0.005161, "linked reads": 0.001859, "all reads (cumsum)": 0.4111, "linked reads (cumsum)": 0.8572, "range_label": "0.97-0.98", "all reads (inferred)": 0.3149, "linked reads (inferred)": 0.8512, "right_edge": 0.98}, {"bin": "0.98", "interval": "0.98-0.99", "all reads": 0.00486, "linked reads": 0.00187, "all reads (cumsum)": 0.4159, "linked reads (cumsum)": 0.8591, "range_label": "0.98-0.99", "all reads (inferred)": 0.3153, "linked reads (inferred)": 0.8519, "right_edge": 0.99}, {"bin": "0.99", "interval": "0.99-1.0", "all reads": 0.5841, "linked reads": 0.1409, "all reads (cumsum)": 1.0, "linked reads (cumsum)": 1.0, "range_label": "0.99-1.0", "all reads (inferred)": 1.0, "linked reads (inferred)": 1.0, "right_edge": 1.0}]}}
